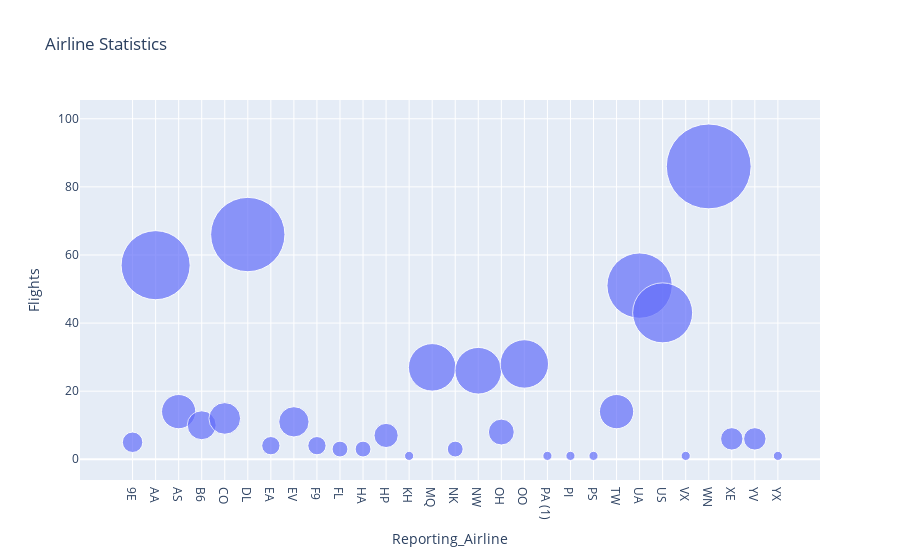

This figure's notebook cell:
### Code cell
## Write your code here
fig = px.scatter(bub_data, x="Reporting_Airline", y="Flights", size="Flights",
                 hover_name="Reporting_Airline", title='Airline Statistics', size_max=60)
fig.show()

### Figure 1 — Plotly figure (JSON) as saved in the notebook; plotly's stock layout.template omitted (floating-point values rounded to 4 significant figures)
{"data": [{"hovertemplate": "<b>%{hovertext}</b><br><br>Reporting_Airline=%{x}<br>Flights=%{marker.size}<extra></extra>", "hovertext": ["9E", "AA", "AS", "B6", "CO", "DL", "EA", "EV", "F9", "FL", "HA", "HP", "KH", "MQ", "NK", "NW", "OH", "OO", "PA (1)", "PI", "PS", "TW", "UA", "US", "VX", "WN", "XE", "YV", "YX"], "legendgroup": "", "marker": {"color": "#636efa", "size": [5.0, 57.0, 14.0, 10.0, 12.0, 66.0, 4.0, 11.0, 4.0, 3.0, 3.0, 7.0, 1.0, 27.0, 3.0, 26.0, 8.0, 28.0, 1.0, 1.0, 1.0, 14.0, 51.0, 43.0, 1.0, 86.0, 6.0, 6.0, 1.0], "sizemode": "area", "sizeref": 0.02389, "symbol": "circle"}, "mode": "markers", "name": "", "orientation": "v", "showlegend": false, "x": ["9E", "AA", "AS", "B6", "CO", "DL", "EA", "EV", "F9", "FL", "HA", "HP", "KH", "MQ", "NK", "NW", "OH", "OO", "PA (1)", "PI", "PS", "TW", "UA", "US", "VX", "WN", "XE", "YV", "YX"], "xaxis": "x", "y": [5.0, 57.0, 14.0, 10.0, 12.0, 66.0, 4.0, 11.0, 4.0, 3.0, 3.0, 7.0, 1.0, 27.0, 3.0, 26.0, 8.0, 28.0, 1.0, 1.0, 1.0, 14.0, 51.0, 43.0, 1.0, 86.0, 6.0, 6.0, 1.0], "yaxis": "y", "type": "scatter"}], "layout": {"xaxis": {"anchor": "y", "domain": [0, 1], "title": {"text": "Reporting_Airline"}, "type": "category", "range": [-1.869, 29.71], "autorange": true}, "yaxis": {"anchor": "x", "domain": [0, 1], "title": {"text": "Flights"}, "type": "linear", "range": [-11.11, 130.4], "autorange": true}, "legend": {"tracegroupgap": 0, "itemsizing": "constant"}, "title": {"text": "Airline Statistics"}, "autosize": true}}
